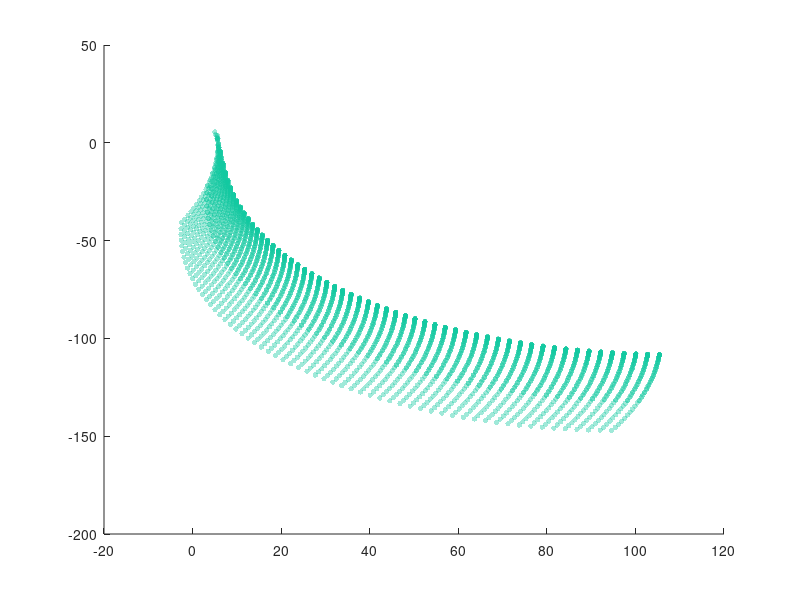

Source code (MATLAB): (Note: this script raises an error after producing the figure.)
function test_workspace()
% TEST_WORKSPACE  Standalone script to compute, validate and visualize the
% reachable workspace of the parallel leg, using the CORRECTED forward
% kinematics (lower loop solved by circle intersection + collinear shin).
%
% Just run:  >> test_workspace
%
% It produces:
%   (1) A console report of the FK<->IK round-trip error (sanity check).
%   (2) Figure 1: the workspace point cloud + boundary.
%   (3) Figure 2: a few IK->FK target checks (targets vs. reached points).

    clc; close all;

    % =====================================================================
    % GLOBAL CONFIG  --  edit these to match your real robot
    % =====================================================================
    cfg.AD = 41;          % <-- distance between motors. MUST be the same
                          %     value you use in your real IK. (You had 41
                          %     in FK and 50 in IK -- pick the real one.)

    cfg.params.dm.L2 = 100.00;   % Thigh DG
    cfg.params.dm.L3 = 105.73;   % Shin  GH

    % Assembly branches (must be identical in FK and IK)
    cfg.branch_knee  = -1;   % knee bend (mammal vs spider)
    cfg.branch_E     = -1;   % lower-loop side (now: which circle-int. side F)
    cfg.branch_crank = 1;   % crank AB up/down

    % Adjusting the value of a to match the geometric angle (sketch is drawn with a=0 along +Y)
    cfg.a_offset = deg2rad(90)

    % Motor sweep limits (radians).  Set these to your REAL motor limits.
    cfg.a_min      = deg2rad(95);    cfg.a_max      = deg2rad(175);
    cfg.theta2_min = deg2rad(90);    cfg.theta2_max = deg2rad(180);

    cfg.num_points = 60;     % grid resolution (60 -> 3600 poses)

    % =====================================================================
    % STEP 0 -- CONSISTENCY CHECK  (does IK invert the corrected FK?)
    % =====================================================================
    fprintf('--- Round-trip validation (FK -> IK -> FK) ---\n');
    maxerr = 0; nok = 0; nfail = 0;
    for th = linspace(cfg.theta2_min, cfg.theta2_max, 15)
        for aa = linspace(cfg.a_min, cfg.a_max, 15)
            p1 = forward_kinematics([th; aa], cfg);
            if any(isnan(p1)), continue; end
            q  = inverse_kinematics(p1, cfg);
            if any(isnan(q)), nfail = nfail + 1; continue; end
            p2 = forward_kinematics(q, cfg);
            if any(isnan(p2)), nfail = nfail + 1; continue; end
            e = norm(p2(1:2) - p1(1:2));
            maxerr = max(maxerr, e); nok = nok + 1;
        end
    end
    fprintf('  checked %d poses, IK failed on %d.\n', nok, nfail);
    fprintf('  max FK->IK->FK position error = %.3e mm\n', maxerr);
    if maxerr < 1e-6
        fprintf('  OK: FK and IK are mutually consistent.\n\n');
    else
        fprintf('  WARNING: large error -> branches/AD mismatch somewhere.\n\n');
    end

    % =====================================================================
    % STEP 1 -- WORKSPACE SWEEP
    % =====================================================================
    a_vec      = linspace(cfg.a_min,      cfg.a_max,      cfg.num_points);
    theta2_vec = linspace(cfg.theta2_min, cfg.theta2_max, cfg.num_points);

    N = cfg.num_points^2;
    X = nan(N,1);  Y = nan(N,1);
    idx = 1;
    for i = 1:numel(theta2_vec)
        for j = 1:numel(a_vec)
            pos = forward_kinematics([theta2_vec(i); a_vec(j)], cfg);
            X(idx) = pos(1);  Y(idx) = pos(2);
            idx = idx + 1;
        end
    end
    valid = ~isnan(X) & ~isnan(Y);
    Xc = X(valid);  Yc = Y(valid);
    fprintf('Workspace: %d of %d poses are reachable.\n', numel(Xc), N);

    % =====================================================================
    % STEP 2 -- PLOT WORKSPACE
    % =====================================================================
    figure('Name','Workspace Analysis','Color','white');
    scatter(Xc, Yc, 15, 'filled', ...
        'MarkerFaceColor', [0.066 0.79 0.627], 'MarkerFaceAlpha', 0.4);
    hold on;
    if numel(Xc) > 3
        k = boundary(Xc, Yc, 0.8);
        plot(Xc(k), Yc(k), 'Color', [0 0.2 0.4], 'LineWidth', 2);
    end
    plot(0,0,'ko','MarkerSize',8,'MarkerFaceColor','k');
    text(5,5,'Hip D (0,0)','FontWeight','bold');
    title('Reachable Workspace (corrected FK)');
    xlabel('X (mm)'); ylabel('Y (mm)');
    axis equal; grid on; set(gca,'FontSize',12);

    % =====================================================================
    % STEP 3 -- VISUAL IK->FK SPOT CHECK
    % A handful of targets inside the cloud: run IK, then FK, and see if
    % the reached point lands on the target (markers should overlap).
    % =====================================================================
    figure('Name','IK->FK spot check','Color','white');
    scatter(Xc, Yc, 8, [0.8 0.8 0.8], 'filled'); hold on;
    % sample some interior targets from the valid cloud
    rng(0);
    nT = min(8, numel(Xc));
    pick = round(linspace(1, numel(Xc), nT));
    for t = 1:nT
        tgt = [Xc(pick(t)); Yc(pick(t)); 0];
        q   = inverse_kinematics(tgt, cfg);
        if any(isnan(q)), continue; end
        rch = forward_kinematics(q, cfg);
        plot(tgt(1), tgt(2), 'o', 'MarkerSize',11, 'LineWidth',1.5, ...
             'MarkerEdgeColor',[0 0.2 0.4]);                 % target (ring)
        plot(rch(1), rch(2), 'x', 'MarkerSize',9, 'LineWidth',2, ...
             'Color',[0.85 0.1 0.1]);                        % reached (X)
    end
    legend({'workspace','target','IK\rightarrowFK reached'}, 'Location','best');
    title('Targets (o) vs. IK\rightarrowFK reached (x) -- should overlap');
    xlabel('X (mm)'); ylabel('Y (mm)');
    axis equal; grid on; set(gca,'FontSize',12);
end


% =========================================================================
%  CORRECTED FORWARD KINEMATICS
% =========================================================================
function pos = forward_kinematics(q, cfg)
    theta2 = q(1);   % thigh
    a      = q(2);   % crank AB

    AD = cfg.AD;
    AB = 20.10;  BC = 29.49;  CD = 28.07;  DE = 27.94;  CE = 38.18;
    EF = 100.00; FG = 27.27;
    DG = cfg.params.dm.L2;   GH = cfg.params.dm.L3;

    branch_E     = cfg.branch_E;
    branch_crank = cfg.branch_crank;
    clamp = @(v) max(min(v,1),-1);

    % --- 1. SUPERIOR LOOP (4-bar A-B-C-D) ---  (unchanged, verified correct)
    B_x = AD + AB*cos(a);   B_y = AB*sin(a);
    d_DB = hypot(B_x, B_y);  phi_DB = atan2(B_y, B_x);
    cos_CDB = (CD^2 + d_DB^2 - BC^2) / (2*CD*d_DB);
    if abs(cos_CDB) > 1, pos = [NaN;NaN;NaN]; return; end
    phi_CD = phi_DB + branch_crank*acos(cos_CDB);

    % --- 2. RIGID TRIANGLE C-D-E ---  (unchanged)
    ang_CDE = acos(clamp((CD^2 + DE^2 - CE^2) / (2*CD*DE)));
    phi_DE  = phi_CD + ang_CDE;
    E_x = DE*cos(phi_DE);   E_y = DE*sin(phi_DE);

    % --- 3. INFERIOR LOOP (CORRECTED): F = circle(E,EF) ^ circle(G,FG) ---
    thigh_angle = theta2 + pi/2;
    G_x = DG*cos(thigh_angle);  G_y = DG*sin(thigh_angle);

    d_EG = hypot(E_x - G_x, E_y - G_y);
    if d_EG > (EF + FG) || d_EG < abs(EF - FG)
        pos = [NaN;NaN;NaN]; return;             % lower loop cannot close
    end
    a_len = (EF^2 - FG^2 + d_EG^2) / (2*d_EG);
    h_off = sqrt(max(EF^2 - a_len^2, 0));
    ux = (G_x - E_x)/d_EG;   uy = (G_y - E_y)/d_EG;
    Mx = E_x + a_len*ux;     My = E_y + a_len*uy;

    % branch_E picks the side of the intersection (use -1 to match the IK)
    F_x = Mx - branch_E*h_off*uy;
    F_y = My + branch_E*h_off*ux;

    % --- 4. FINAL MAPPING: shin GH collinear with & opposite to crank FG ---
    shin_dx = G_x - F_x;   shin_dy = G_y - F_y;
    nrm = hypot(shin_dx, shin_dy);
    x = G_x + GH*shin_dx/nrm;
    y = G_y + GH*shin_dy/nrm;
    pos = [x; y; 0];
end


% =========================================================================
%  INVERSE KINEMATICS  (your version, only AD/params wired to cfg)
% =========================================================================
function q = inverse_kinematics(pos, cfg)
    x = pos(1);  y = pos(2);

    AD = cfg.AD;
    AB = 20.10;  BC = 29.49;  CD = 28.07;  DE = 27.94;  CE = 38.18;
    EF = 100.00; FG = 27.27;
    DG = cfg.params.dm.L2;   GH = cfg.params.dm.L3;

    branch_knee  = cfg.branch_knee;
    branch_E     = cfg.branch_E;
    branch_crank = cfg.branch_crank;

    % STEP 1: 2-link IK of main leg D-G-H
    d_DH_sq = x^2 + y^2;   d_DH = sqrt(d_DH_sq);
    if d_DH > (DG + GH) || d_DH < abs(DG - GH)
        q = [NaN; NaN]; return;
    end
    alpha = atan2(y, x);
    cos_delta = (DG^2 + d_DH_sq - GH^2) / (2*DG*d_DH);
    delta = acos(max(min(cos_delta,1),-1));
    thigh_angle = alpha + branch_knee*delta;
    theta2 = thigh_angle - pi/2;
    G_x = DG*cos(thigh_angle);  G_y = DG*sin(thigh_angle);

    % STEP 2: point F (FG collinear & opposite to shin GH)
    shin_angle = atan2(y - G_y, x - G_x);
    F_x = G_x + FG*cos(shin_angle + pi);
    F_y = G_y + FG*sin(shin_angle + pi);

    % STEP 3: point E (intersection of circles D and F)
    d_DF_sq = F_x^2 + F_y^2;   d_DF = sqrt(d_DF_sq);
    phi_DF = atan2(F_y, F_x);
    cos_gamma = (DE^2 + d_DF_sq - EF^2) / (2*DE*d_DF);
    if abs(cos_gamma) > 1, q = [NaN; NaN]; return; end
    gamma = acos(cos_gamma);
    phi_DE = phi_DF + branch_E*gamma;

    % STEP 4: point C through rigid plate
    ang_CDE = acos((CD^2 + DE^2 - CE^2) / (2*CD*DE));
    phi_CD = phi_DE - ang_CDE;
    C_x = CD*cos(phi_CD);  C_y = CD*sin(phi_CD);

    % STEP 5: motor a
    AC_x = C_x - AD;  AC_y = C_y;
    d_AC_sq = AC_x^2 + AC_y^2;  d_AC = sqrt(d_AC_sq);
    phi_AC = atan2(AC_y, AC_x);
    cos_lambda = (AB^2 + d_AC_sq - BC^2) / (2*AB*d_AC);
    if abs(cos_lambda) > 1, q = [NaN; NaN]; return; end
    a = phi_AC + branch_crank*acos(cos_lambda);

    q = [theta2; a];
end
